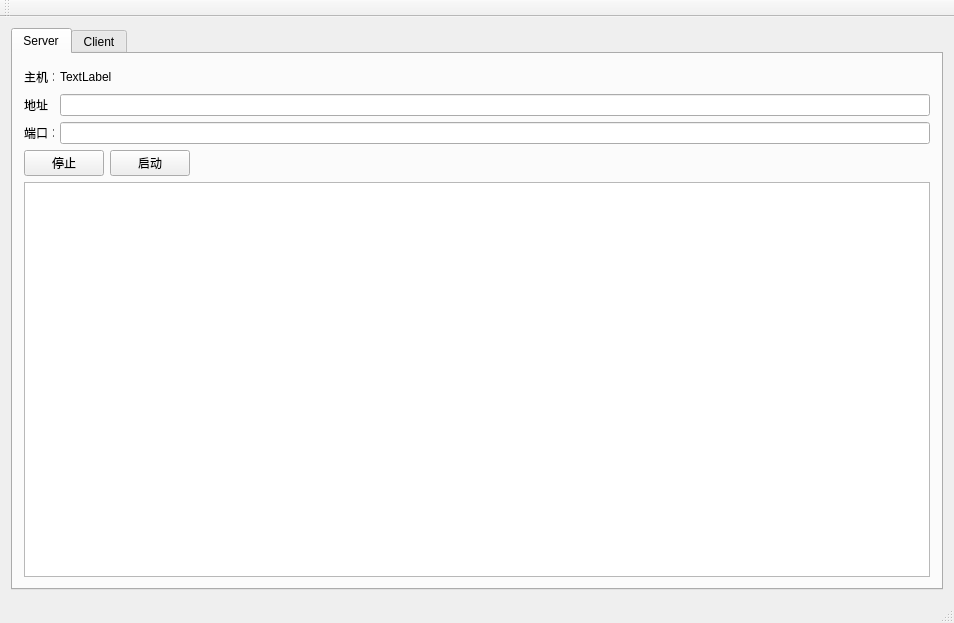
<?xml version="1.0" encoding="UTF-8"?>
<ui version="4.0">
 <class>MainWindow</class>
 <widget class="QMainWindow" name="MainWindow">
  <property name="geometry">
   <rect>
    <x>0</x>
    <y>0</y>
    <width>954</width>
    <height>623</height>
   </rect>
  </property>
  <property name="windowTitle">
   <string>MainWindow</string>
  </property>
  <widget class="QWidget" name="centralWidget">
   <layout class="QGridLayout" name="gridLayout_2">
    <item row="0" column="0">
     <widget class="QTabWidget" name="tabWidget">
      <property name="currentIndex">
       <number>0</number>
      </property>
      <widget class="QWidget" name="server">
       <attribute name="title">
        <string>Server</string>
       </attribute>
       <layout class="QGridLayout" name="gridLayout_3">
        <item row="0" column="0">
         <layout class="QVBoxLayout" name="verticalLayout">
          <item>
           <layout class="QGridLayout" name="gridLayout">
            <item row="1" column="1">
             <widget class="QLineEdit" name="lineEdit_2"/>
            </item>
            <item row="0" column="0">
             <widget class="QLabel" name="label">
              <property name="minimumSize">
               <size>
                <width>0</width>
                <height>23</height>
               </size>
              </property>
              <property name="maximumSize">
               <size>
                <width>30</width>
                <height>30</height>
               </size>
              </property>
              <property name="text">
               <string>主机：</string>
              </property>
             </widget>
            </item>
            <item row="2" column="0">
             <widget class="QLabel" name="label_5">
              <property name="maximumSize">
               <size>
                <width>30</width>
                <height>15</height>
               </size>
              </property>
              <property name="text">
               <string>端口：</string>
              </property>
             </widget>
            </item>
            <item row="1" column="0">
             <widget class="QLabel" name="label_3">
              <property name="maximumSize">
               <size>
                <width>30</width>
                <height>15</height>
               </size>
              </property>
              <property name="text">
               <string>地址 ：</string>
              </property>
             </widget>
            </item>
            <item row="2" column="1">
             <widget class="QLineEdit" name="lineEdit"/>
            </item>
            <item row="0" column="1">
             <widget class="QLabel" name="label_2">
              <property name="text">
               <string>TextLabel</string>
              </property>
             </widget>
            </item>
           </layout>
          </item>
          <item>
           <layout class="QHBoxLayout" name="horizontalLayout">
            <item>
             <widget class="QPushButton" name="stop">
              <property name="text">
               <string>停止</string>
              </property>
             </widget>
            </item>
            <item>
             <widget class="QPushButton" name="start">
              <property name="text">
               <string>启动</string>
              </property>
             </widget>
            </item>
            <item>
             <spacer name="horizontalSpacer">
              <property name="orientation">
               <enum>Qt::Horizontal</enum>
              </property>
              <property name="sizeHint" stdset="0">
               <size>
                <width>40</width>
                <height>20</height>
               </size>
              </property>
             </spacer>
            </item>
           </layout>
          </item>
          <item>
           <widget class="QTextEdit" name="textEdit"/>
          </item>
         </layout>
        </item>
       </layout>
      </widget>
      <widget class="QWidget" name="client">
       <attribute name="title">
        <string>Client</string>
       </attribute>
      </widget>
     </widget>
    </item>
   </layout>
  </widget>
  <widget class="QMenuBar" name="menuBar">
   <property name="geometry">
    <rect>
     <x>0</x>
     <y>0</y>
     <width>954</width>
     <height>22</height>
    </rect>
   </property>
  </widget>
  <widget class="QToolBar" name="mainToolBar">
   <attribute name="toolBarArea">
    <enum>TopToolBarArea</enum>
   </attribute>
   <attribute name="toolBarBreak">
    <bool>false</bool>
   </attribute>
  </widget>
  <widget class="QStatusBar" name="statusBar"/>
 </widget>
 <layoutdefault spacing="6" margin="11"/>
 <resources/>
 <connections/>
</ui>
